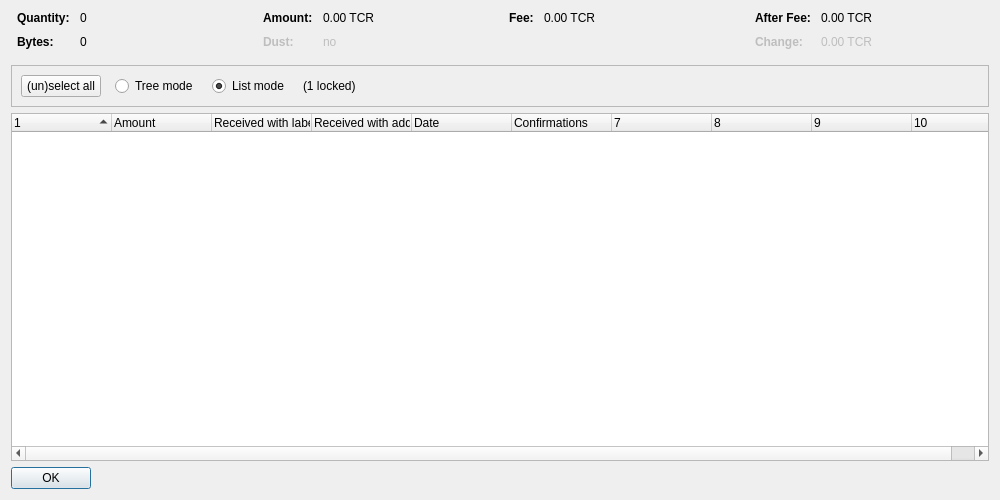
<?xml version="1.0" encoding="UTF-8"?>
<ui version="4.0">
 <class>CoinControlDialog</class>
 <widget class="QDialog" name="CoinControlDialog">
  <property name="geometry">
   <rect>
    <x>0</x>
    <y>0</y>
    <width>1000</width>
    <height>500</height>
   </rect>
  </property>
  <property name="windowTitle">
   <string>Coin Selection</string>
  </property>
  <layout class="QVBoxLayout" name="verticalLayout">
   <item>
    <layout class="QHBoxLayout" name="horizontalLayoutTop" stretch="0,0,0,0">
     <property name="topMargin">
      <number>0</number>
     </property>
     <property name="bottomMargin">
      <number>10</number>
     </property>
     <item>
      <layout class="QFormLayout" name="formLayoutCoinControl1">
       <property name="horizontalSpacing">
        <number>10</number>
       </property>
       <property name="verticalSpacing">
        <number>10</number>
       </property>
       <property name="leftMargin">
        <number>6</number>
       </property>
       <property name="rightMargin">
        <number>6</number>
       </property>
       <item row="0" column="0">
        <widget class="QLabel" name="labelCoinControlQuantityText">
         <property name="font">
          <font>
           <weight>75</weight>
           <bold>true</bold>
          </font>
         </property>
         <property name="text">
          <string>Quantity:</string>
         </property>
        </widget>
       </item>
       <item row="0" column="1">
        <widget class="QLabel" name="labelCoinControlQuantity">
         <property name="cursor">
          <cursorShape>IBeamCursor</cursorShape>
         </property>
         <property name="contextMenuPolicy">
          <enum>Qt::ActionsContextMenu</enum>
         </property>
         <property name="text">
          <string notr="true">0</string>
         </property>
         <property name="textInteractionFlags">
          <set>Qt::LinksAccessibleByMouse|Qt::TextSelectableByKeyboard|Qt::TextSelectableByMouse</set>
         </property>
        </widget>
       </item>
       <item row="1" column="0">
        <widget class="QLabel" name="labelCoinControlBytesText">
         <property name="font">
          <font>
           <weight>75</weight>
           <bold>true</bold>
          </font>
         </property>
         <property name="text">
          <string>Bytes:</string>
         </property>
        </widget>
       </item>
       <item row="1" column="1">
        <widget class="QLabel" name="labelCoinControlBytes">
         <property name="cursor">
          <cursorShape>IBeamCursor</cursorShape>
         </property>
         <property name="contextMenuPolicy">
          <enum>Qt::ActionsContextMenu</enum>
         </property>
         <property name="text">
          <string notr="true">0</string>
         </property>
         <property name="textInteractionFlags">
          <set>Qt::LinksAccessibleByMouse|Qt::TextSelectableByKeyboard|Qt::TextSelectableByMouse</set>
         </property>
        </widget>
       </item>
      </layout>
     </item>
     <item>
      <layout class="QFormLayout" name="formLayoutCoinControl2">
       <property name="horizontalSpacing">
        <number>10</number>
       </property>
       <property name="verticalSpacing">
        <number>10</number>
       </property>
       <property name="leftMargin">
        <number>6</number>
       </property>
       <property name="rightMargin">
        <number>6</number>
       </property>
       <item row="0" column="0">
        <widget class="QLabel" name="labelCoinControlAmountText">
         <property name="font">
          <font>
           <weight>75</weight>
           <bold>true</bold>
          </font>
         </property>
         <property name="text">
          <string>Amount:</string>
         </property>
        </widget>
       </item>
       <item row="0" column="1">
        <widget class="QLabel" name="labelCoinControlAmount">
         <property name="cursor">
          <cursorShape>IBeamCursor</cursorShape>
         </property>
         <property name="contextMenuPolicy">
          <enum>Qt::ActionsContextMenu</enum>
         </property>
         <property name="text">
          <string notr="true">0.00 TCR</string>
         </property>
         <property name="textInteractionFlags">
          <set>Qt::LinksAccessibleByMouse|Qt::TextSelectableByKeyboard|Qt::TextSelectableByMouse</set>
         </property>
        </widget>
       </item>
       <item row="1" column="0">
        <widget class="QLabel" name="labelCoinControlLowOutputText">
         <property name="enabled">
          <bool>false</bool>
         </property>
         <property name="font">
          <font>
           <weight>75</weight>
           <bold>true</bold>
          </font>
         </property>
         <property name="text">
          <string>Dust:</string>
         </property>
        </widget>
       </item>
       <item row="1" column="1">
        <widget class="QLabel" name="labelCoinControlLowOutput">
         <property name="enabled">
          <bool>false</bool>
         </property>
         <property name="cursor">
          <cursorShape>IBeamCursor</cursorShape>
         </property>
         <property name="contextMenuPolicy">
          <enum>Qt::ActionsContextMenu</enum>
         </property>
         <property name="text">
          <string notr="true">no</string>
         </property>
         <property name="textInteractionFlags">
          <set>Qt::LinksAccessibleByMouse|Qt::TextSelectableByKeyboard|Qt::TextSelectableByMouse</set>
         </property>
        </widget>
       </item>
      </layout>
     </item>
     <item>
      <layout class="QFormLayout" name="formLayoutCoinControl3">
       <property name="horizontalSpacing">
        <number>10</number>
       </property>
       <property name="verticalSpacing">
        <number>10</number>
       </property>
       <property name="leftMargin">
        <number>6</number>
       </property>
       <property name="rightMargin">
        <number>6</number>
       </property>
       <item row="0" column="0">
        <widget class="QLabel" name="labelCoinControlFeeText">
         <property name="font">
          <font>
           <weight>75</weight>
           <bold>true</bold>
          </font>
         </property>
         <property name="text">
          <string>Fee:</string>
         </property>
        </widget>
       </item>
       <item row="0" column="1">
        <widget class="QLabel" name="labelCoinControlFee">
         <property name="cursor">
          <cursorShape>IBeamCursor</cursorShape>
         </property>
         <property name="contextMenuPolicy">
          <enum>Qt::ActionsContextMenu</enum>
         </property>
         <property name="text">
          <string notr="true">0.00 TCR</string>
         </property>
         <property name="textInteractionFlags">
          <set>Qt::LinksAccessibleByMouse|Qt::TextSelectableByKeyboard|Qt::TextSelectableByMouse</set>
         </property>
        </widget>
       </item>
      </layout>
     </item>
     <item>
      <layout class="QFormLayout" name="formLayoutCoinControl4">
       <property name="horizontalSpacing">
        <number>10</number>
       </property>
       <property name="verticalSpacing">
        <number>10</number>
       </property>
       <property name="leftMargin">
        <number>6</number>
       </property>
       <property name="rightMargin">
        <number>6</number>
       </property>
       <item row="0" column="0">
        <widget class="QLabel" name="labelCoinControlAfterFeeText">
         <property name="font">
          <font>
           <weight>75</weight>
           <bold>true</bold>
          </font>
         </property>
         <property name="text">
          <string>After Fee:</string>
         </property>
        </widget>
       </item>
       <item row="0" column="1">
        <widget class="QLabel" name="labelCoinControlAfterFee">
         <property name="cursor">
          <cursorShape>IBeamCursor</cursorShape>
         </property>
         <property name="contextMenuPolicy">
          <enum>Qt::ActionsContextMenu</enum>
         </property>
         <property name="text">
          <string notr="true">0.00 TCR</string>
         </property>
         <property name="textInteractionFlags">
          <set>Qt::LinksAccessibleByMouse|Qt::TextSelectableByKeyboard|Qt::TextSelectableByMouse</set>
         </property>
        </widget>
       </item>
       <item row="1" column="0">
        <widget class="QLabel" name="labelCoinControlChangeText">
         <property name="enabled">
          <bool>false</bool>
         </property>
         <property name="font">
          <font>
           <weight>75</weight>
           <bold>true</bold>
          </font>
         </property>
         <property name="text">
          <string>Change:</string>
         </property>
        </widget>
       </item>
       <item row="1" column="1">
        <widget class="QLabel" name="labelCoinControlChange">
         <property name="enabled">
          <bool>false</bool>
         </property>
         <property name="cursor">
          <cursorShape>IBeamCursor</cursorShape>
         </property>
         <property name="contextMenuPolicy">
          <enum>Qt::ActionsContextMenu</enum>
         </property>
         <property name="text">
          <string notr="true">0.00 TCR</string>
         </property>
         <property name="textInteractionFlags">
          <set>Qt::LinksAccessibleByMouse|Qt::TextSelectableByKeyboard|Qt::TextSelectableByMouse</set>
         </property>
        </widget>
       </item>
      </layout>
     </item>
    </layout>
   </item>
   <item>
    <widget class="QFrame" name="frame">
     <property name="minimumSize">
      <size>
       <width>0</width>
       <height>40</height>
      </size>
     </property>
     <property name="frameShape">
      <enum>QFrame::StyledPanel</enum>
     </property>
     <property name="frameShadow">
      <enum>QFrame::Sunken</enum>
     </property>
     <layout class="QHBoxLayout" name="horizontalLayout">
      <item>
       <layout class="QHBoxLayout" name="horizontalLayoutPanel" stretch="0,0,0,0,0">
        <property name="spacing">
         <number>14</number>
        </property>
        <item>
         <widget class="QPushButton" name="pushButtonSelectAll">
          <property name="sizePolicy">
           <sizepolicy hsizetype="Maximum" vsizetype="Fixed">
            <horstretch>0</horstretch>
            <verstretch>0</verstretch>
           </sizepolicy>
          </property>
          <property name="text">
           <string>(un)select all</string>
          </property>
          <property name="autoDefault">
           <bool>false</bool>
          </property>
         </widget>
        </item>
        <item>
         <widget class="QRadioButton" name="radioTreeMode">
          <property name="sizePolicy">
           <sizepolicy hsizetype="Maximum" vsizetype="Fixed">
            <horstretch>0</horstretch>
            <verstretch>0</verstretch>
           </sizepolicy>
          </property>
          <property name="text">
           <string>Tree mode</string>
          </property>
         </widget>
        </item>
        <item>
         <widget class="QRadioButton" name="radioListMode">
          <property name="sizePolicy">
           <sizepolicy hsizetype="Maximum" vsizetype="Fixed">
            <horstretch>0</horstretch>
            <verstretch>0</verstretch>
           </sizepolicy>
          </property>
          <property name="text">
           <string>List mode</string>
          </property>
          <property name="checked">
           <bool>true</bool>
          </property>
         </widget>
        </item>
        <item>
         <widget class="QLabel" name="labelLocked">
          <property name="text">
           <string notr="true">(1 locked)</string>
          </property>
         </widget>
        </item>
        <item>
         <spacer name="horizontalSpacer">
          <property name="orientation">
           <enum>Qt::Horizontal</enum>
          </property>
          <property name="sizeHint" stdset="0">
           <size>
            <width>40</width>
            <height>20</height>
           </size>
          </property>
         </spacer>
        </item>
       </layout>
      </item>
     </layout>
    </widget>
   </item>
   <item>
    <widget class="CoinControlTreeWidget" name="treeWidget">
     <property name="contextMenuPolicy">
      <enum>Qt::CustomContextMenu</enum>
     </property>
     <property name="sortingEnabled">
      <bool>false</bool>
     </property>
     <property name="columnCount">
      <number>10</number>
     </property>
     <attribute name="headerShowSortIndicator" stdset="0">
      <bool>true</bool>
     </attribute>
     <attribute name="headerStretchLastSection">
      <bool>false</bool>
     </attribute>
     <column>
      <property name="text">
       <string/>
      </property>
     </column>
     <column>
      <property name="text">
       <string>Amount</string>
      </property>
     </column>
     <column>
      <property name="text">
       <string>Received with label</string>
      </property>
     </column>
     <column>
      <property name="text">
       <string>Received with address</string>
      </property>
     </column>
     <column>
      <property name="text">
       <string>Date</string>
      </property>
     </column>
     <column>
      <property name="text">
       <string>Confirmations</string>
      </property>
      <property name="toolTip">
       <string>Confirmed</string>
      </property>
     </column>
     <column>
      <property name="text">
       <string/>
      </property>
     </column>
     <column>
      <property name="text">
       <string/>
      </property>
     </column>
     <column>
      <property name="text">
       <string/>
      </property>
     </column>
     <column>
      <property name="text">
       <string/>
      </property>
     </column>
    </widget>
   </item>
   <item>
    <widget class="QDialogButtonBox" name="buttonBox">
     <property name="sizePolicy">
      <sizepolicy hsizetype="Maximum" vsizetype="Fixed">
       <horstretch>0</horstretch>
       <verstretch>0</verstretch>
      </sizepolicy>
     </property>
     <property name="orientation">
      <enum>Qt::Horizontal</enum>
     </property>
     <property name="standardButtons">
      <set>QDialogButtonBox::Ok</set>
     </property>
    </widget>
   </item>
  </layout>
 </widget>
 <customwidgets>
  <customwidget>
   <class>CoinControlTreeWidget</class>
   <extends>QTreeWidget</extends>
   <header>coincontroltreewidget.h</header>
  </customwidget>
 </customwidgets>
 <resources/>
 <connections/>
</ui>
